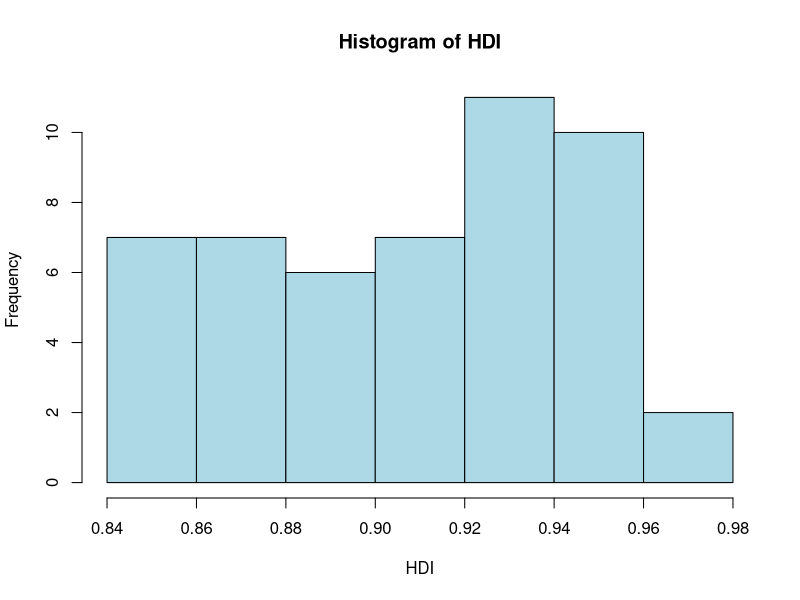
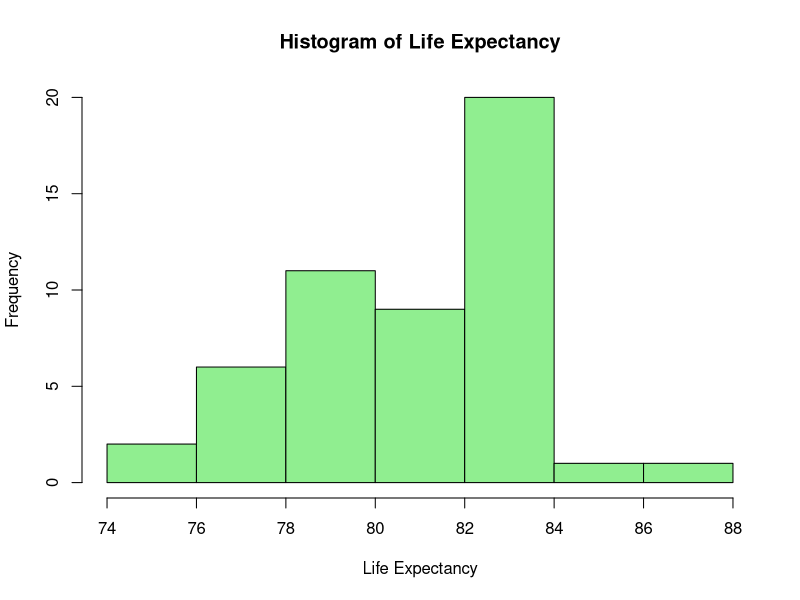
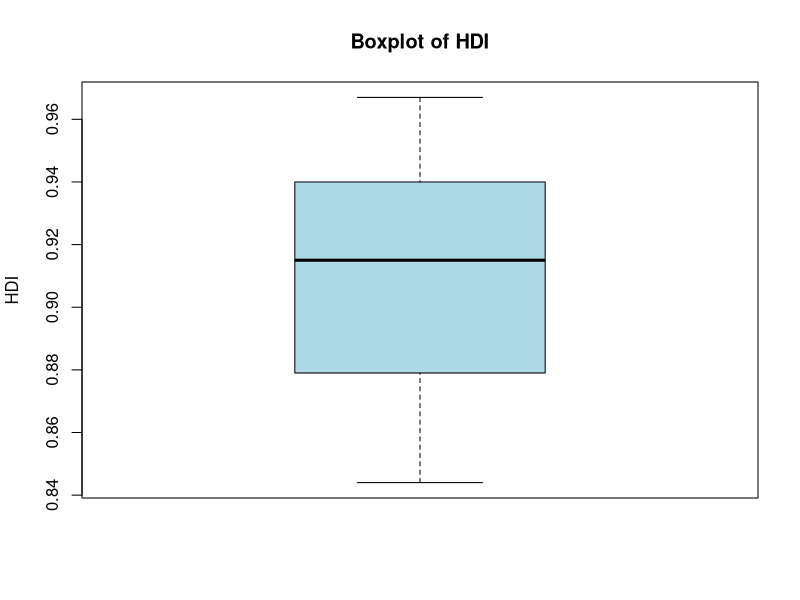
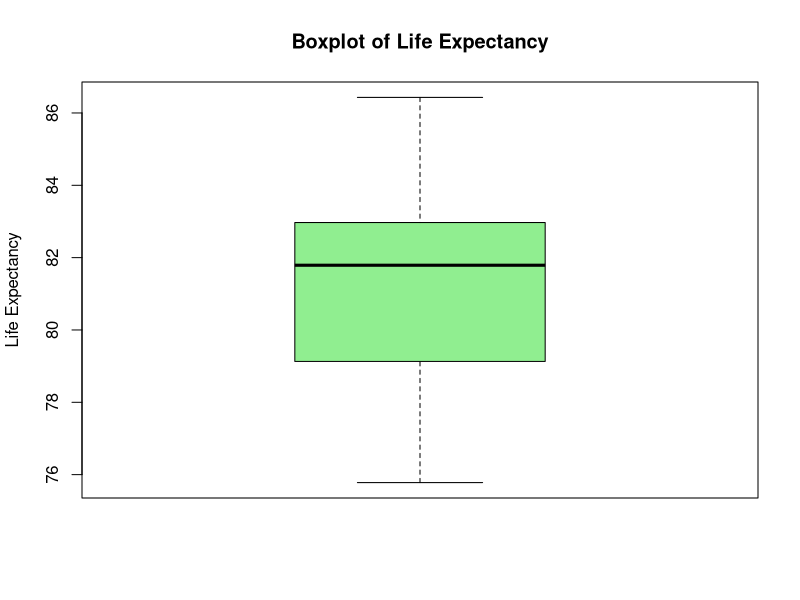
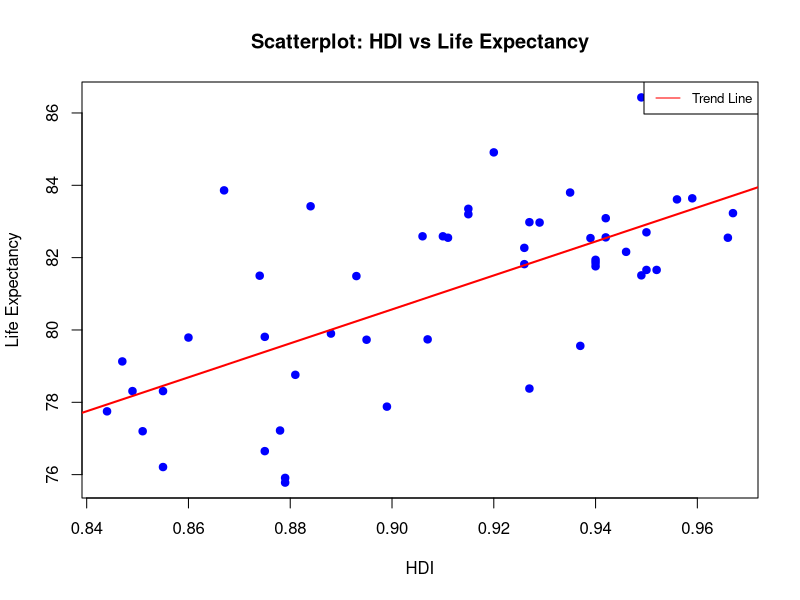

Source code (R) for these figures, in order:
#First determine working directory with function setwd()

# Load data from the file "database.txt"
data <- read.table("database.txt", header = TRUE, sep = "\t", dec = ",")
str(data)

# Define functions to calculate skewness and kurtosis measures

# Pearson's Skewness
calculate_pearson_skewness <- function(x) {
  mean_value <- mean(x)
  median_value <- median(x)
  std_dev <- sd(x)
  pearson <- 3 * (mean_value - median_value) / std_dev
  names(pearson) <- "pearson"
  pearson
}

# Yule's Skewness
calculate_yule_skewness <- function(x) {
  q1 <- quantile(x, 0.25, type = 5)
  q2 <- quantile(x, 0.5, type = 5)
  q3 <- quantile(x, 0.75, type = 5)
  yule <- (q3 + q1 - 2 * q2) / (q3 - q1)
  names(yule) <- "yule"
  yule
}

# Kelley's Skewness
calculate_kelley_skewness <- function(x) {
  q1 <- quantile(x, 0.1, type = 5)
  q2 <- quantile(x, 0.5, type = 5)
  q3 <- quantile(x, 0.9, type = 5)
  kelley <- (q3 + q1 - 2 * q2) / (q3 - q1)
  names(kelley) <- "kelley"
  kelley
}

# Kurtosis
calculate_kurtosis <- function(x) {
  q10 <- quantile(x, 0.1, type = 5)
  q25 <- quantile(x, 0.25, type = 5)
  q75 <- quantile(x, 0.75, type = 5)
  q90 <- quantile(x, 0.9, type = 5)
  kurtosis <- (q75 - q25) / (2 * (q90 - q10))
  names(kurtosis) <- "curt"
  kurtosis
}

# Calculate descriptive statistics for HDI and Life Espectancy
min_hdi <- min(data$HDI)
min_life_expectancy <- min(data$Life.Expectancy)

q1_hdi <- quantile(data$HDI, probs = 0.25)
q1_life_expectancy <- quantile(data$Life.Expectancy, probs = 0.25)

median_hdi <- median(data$HDI)
median_life_expectancy <- median(data$Life.Expectancy)

q3_hdi <- quantile(data$HDI, probs = 0.75)
q3_life_expectancy <- quantile(data$Life.Expectancy, probs = 0.75)

max_hdi <- max(data$HDI)
max_life_expectancy <- max(data$Life.Expectancy)

iqr_hdi <- q3_hdi - q1_hdi
iqr_life_expectancy <- q3_life_expectancy - q1_life_expectancy

mean_hdi <- mean(data$HDI)
mean_life_expectancy <- mean(data$Life.Expectancy)

std_dev_hdi <- sd(data$HDI)
std_dev_life_expectancy <- sd(data$Life.Expectancy)

# Calculate skewness and kurtosis measures
pearson_skewness_hdi <- calculate_pearson_skewness(data$HDI)
pearson_skewness_life_expectancy <- calculate_pearson_skewness(data$Life.Expectancy)

yule_skewness_hdi <- calculate_yule_skewness(data$HDI)
yule_skewness_life_expectancy <- calculate_yule_skewness(data$Life.Expectancy)

kelley_skewness_hdi <- calculate_kelley_skewness(data$HDI)
kelley_skewness_life_expectancy <- calculate_kelley_skewness(data$Life.Expectancy)

kurtosis_hdi <- calculate_kurtosis(data$HDI)
kurtosis_life_expectancy <- calculate_kurtosis(data$Life.Expectancy)

# Calculate Z-scores
z_scores_hdi <- (data$HDI - mean_hdi) / std_dev_hdi
z_scores_life_expectancy <- (data$Life.Expectancy - mean_life_expectancy) / std_dev_life_expectancy

# Generate histograms
hist(data$HDI, breaks = 8, main = "Histogram of HDI", xlab = "HDI", ylab = "Frequency", col = "lightblue", border = "black")
hist(data$Life.Expectancy, breaks = 7, main = "Histogram of Life Expectancy", xlab = "Life Expectancy", ylab = "Frequency", col = "lightgreen", border = "black")

# Generate boxplots
boxplot(data$HDI, main = "Boxplot of HDI", ylab = "HDI", col = "lightblue")
boxplot(data$Life.Expectancy, main = "Boxplot of Life Expectancy", ylab = "Life Expectancy", col = "lightgreen")

# Generate scatterplot with a trend line
plot(data$HDI, data$Life.Expectancy,
     main = "Scatterplot: HDI vs Life Expectancy",
     xlab = "HDI",
     ylab = "Life Expectancy",
     col = "blue",
     pch = 19)
abline(lm(data$Life.Expectancy ~ data$HDI), col = "red", lwd = 2)
legend("topright", legend = "Trend Line", col = "red", lty = 1, cex = 0.8)

# Calculate mean of absolute Z-scores
mean_abs_z_scores_hdi <- mean(abs(z_scores_hdi))
mean_abs_z_scores_life_expectancy <- mean(abs(z_scores_life_expectancy))

# Create a summary table with all measures
summary_table <- data.frame(
  Measure = c("Minimum", "1st Quartile (Q1)", "Median", "3rd Quartile (Q3)", "Maximum", 
              "Interquartile Range", "Mean", "Standard Deviation", 
              "Pearson Skewness", "Yule Skewness", "Kelley Skewness", 
              "Kurtosis", "Mean Absolute Z-Scores (|Z|)"),
  HDI = c(min_hdi, q1_hdi, median_hdi, q3_hdi, max_hdi, iqr_hdi, mean_hdi, std_dev_hdi,
          pearson_skewness_hdi, yule_skewness_hdi, kelley_skewness_hdi, kurtosis_hdi, mean_abs_z_scores_hdi),
  Life_Expectancy = c(min_life_expectancy, q1_life_expectancy, median_life_expectancy, 
                          q3_life_expectancy, max_life_expectancy, iqr_life_expectancy, 
                          mean_life_expectancy, std_dev_life_expectancy, pearson_skewness_life_expectancy, 
                          yule_skewness_life_expectancy, kelley_skewness_life_expectancy, 
                          kurtosis_life_expectancy, mean_abs_z_scores_life_expectancy)
)
